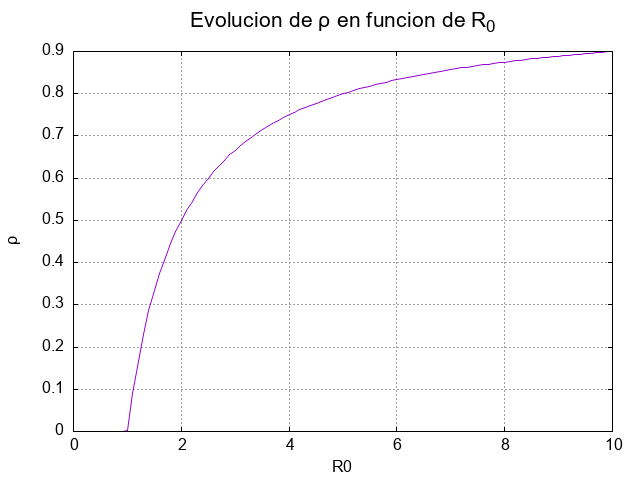

Here is the gnuplot script that generated this plot:
set term png
set output 'rho_R0.png'

set title 'Evolucion de ρ en funcion de R_0' font ',16'
set xlabel 'R0' font ',12'
set ylabel 'ρ' font ',12'
set grid
set pointsize 0.15
set ticslevel 0

set autoscale x
set xrange [0:10]

set autoscale y
set yrange [0:*]

unset key
plot "../../results/sis_txt/rho_R0.txt" using 1:2 with lines
